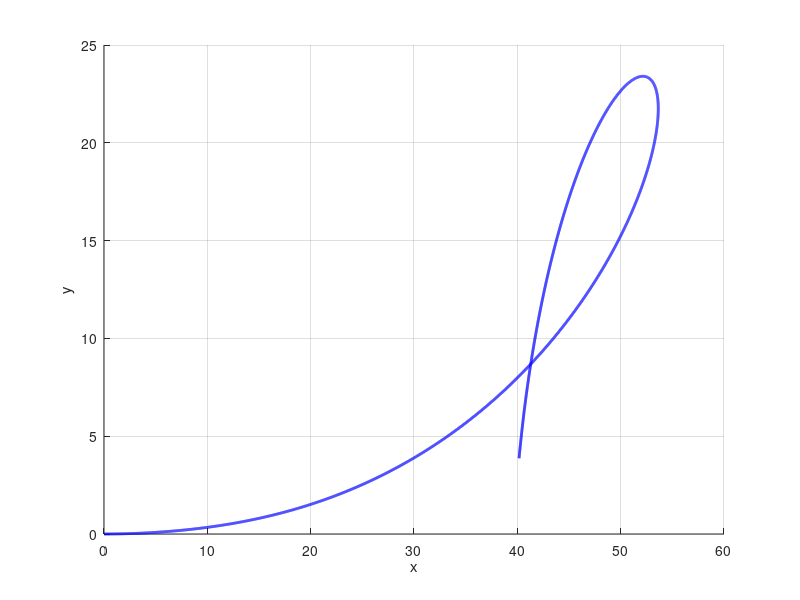

Reproduce this figure in MATLAB.
clc; clear;

m = 1400; %kg
a = 1.14; %m
b = 1.33; %m
Cf = 25000; %N/rad
Cr = 21000; %N/rad
Iz = 2420; %kgm^2
u = 75/3.6; %km/hr

% Define constants for dx2/d2t = Adx/dt + Bdel
A = [-(Cf+Cr)/(m*u), -(a*Cf-b*Cr)/(m*u)-u;
       -0.0113, -((a^2)*Cf+(b^2)*Cr)/(Iz*u)];

del = 0.1;
B = [Cf/m; (a*Cf)/Iz];
B = del.*B;

% Compute y(t) and psi(t)

dt = 0.001; 
t = 0:dt:5;

x = zeros(4,length(t));
% dv/dt = d^2y/dt^2 = A(1,1)v + A(1,2)w + del*B
% dw/dt = d^2ψ/dt^2 = A(2,1)v + A(2,2)w + del*B

% IC at t = 0 (given eq7)
x(1,1) = 0; %y     
x(2,1) = 0; %psi  
x(3,1) = 0; %v 
x(4,1) = 0; %w

F = zeros(4,1);

F_temp = zeros(2,1);
xy_plot = zeros(2,length(t));

for n = 1:length(t)-1
    
    F_temp = [u*cos(x(2,n)) - x(3,n)+a*x(4,n)*sin(x(2,n));
                x(3,n)+a*x(4,n)*cos(x(2,n)) + u*sin(x(2,n))];

    F= [x(3,n);
        x(4,n);
        A(1,1)*x(3,n) + A(1,2)*x(4,n) + B(1);
        A(2,1)*x(3,n) + A(2,2)*x(4,n) + B(2)];

    x(:,n+1) = x(:,n) + dt * F(:);
    
    xy_plot(:,n+1) = xy_plot(:,n) + dt*F_temp(:);

end

figure;
hold on;
plot(xy_plot(1,:), xy_plot(2,:), 'b', 'LineWidth', 2); 
grid on;
xlabel('x');
ylabel('y');
